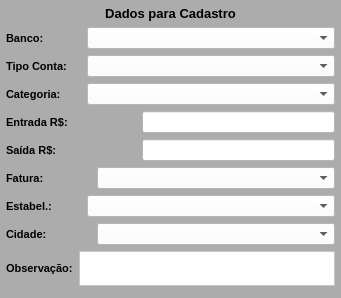
           <widget class="QWidget" name="widget_5" native="true">
            <property name="cursor">
             <cursorShape>ArrowCursor</cursorShape>
            </property>
            <property name="styleSheet">
             <string notr="true">background-color: rgb(172, 172, 172);</string>
            </property>
            <layout class="QVBoxLayout" name="verticalLayout_2">
             <property name="spacing">
              <number>6</number>
             </property>
             <property name="leftMargin">
              <number>6</number>
             </property>
             <property name="topMargin">
              <number>6</number>
             </property>
             <property name="rightMargin">
              <number>6</number>
             </property>
             <property name="bottomMargin">
              <number>6</number>
             </property>
             <item>
              <widget class="QLabel" name="label_titulo_2">
               <property name="maximumSize">
                <size>
                 <width>16777215</width>
                 <height>25</height>
                </size>
               </property>
               <property name="font">
                <font>
                 <pointsize>10</pointsize>
                 <weight>75</weight>
                 <bold>true</bold>
                </font>
               </property>
               <property name="text">
                <string>Dados para Cadastro</string>
               </property>
               <property name="alignment">
                <set>Qt::AlignCenter</set>
               </property>
              </widget>
             </item>
             <item>
              <widget class="QWidget" name="widget_8" native="true">
               <property name="maximumSize">
                <size>
                 <width>16777215</width>
                 <height>25</height>
                </size>
               </property>
               <layout class="QHBoxLayout" name="horizontalLayout_3">
                <property name="leftMargin">
                 <number>0</number>
                </property>
                <property name="topMargin">
                 <number>0</number>
                </property>
                <property name="rightMargin">
                 <number>0</number>
                </property>
                <property name="bottomMargin">
                 <number>0</number>
                </property>
                <item>
                 <widget class="QLabel" name="label_16">
                  <property name="minimumSize">
                   <size>
                    <width>0</width>
                    <height>0</height>
                   </size>
                  </property>
                  <property name="maximumSize">
                   <size>
                    <width>75</width>
                    <height>16777215</height>
                   </size>
                  </property>
                  <property name="font">
                   <font>
                    <pointsize>8</pointsize>
                    <weight>75</weight>
                    <bold>true</bold>
                   </font>
                  </property>
                  <property name="text">
                   <string>Banco:</string>
                  </property>
                 </widget>
                </item>
                <item>
                 <widget class="QComboBox" name="combo_Banco">
                  <property name="sizePolicy">
                   <sizepolicy hsizetype="Preferred" vsizetype="Preferred">
                    <horstretch>0</horstretch>
                    <verstretch>0</verstretch>
                   </sizepolicy>
                  </property>
                  <property name="minimumSize">
                   <size>
                    <width>0</width>
                    <height>0</height>
                   </size>
                  </property>
                  <property name="maximumSize">
                   <size>
                    <width>16777215</width>
                    <height>16777215</height>
                   </size>
                  </property>
                  <property name="font">
                   <font>
                    <pointsize>8</pointsize>
                    <weight>50</weight>
                    <bold>false</bold>
                   </font>
                  </property>
                  <property name="styleSheet">
                   <string notr="true">background-color: rgb(255, 255, 255);</string>
                  </property>
                  <item>
                   <property name="text">
                    <string/>
                   </property>
                  </item>
                 </widget>
                </item>
               </layout>
              </widget>
             </item>
             <item>
              <widget class="QWidget" name="widget_9" native="true">
               <property name="maximumSize">
                <size>
                 <width>16777215</width>
                 <height>25</height>
                </size>
               </property>
               <layout class="QHBoxLayout" name="horizontalLayout_4">
                <property name="leftMargin">
                 <number>0</number>
                </property>
                <property name="topMargin">
                 <number>0</number>
                </property>
                <property name="rightMargin">
                 <number>0</number>
                </property>
                <property name="bottomMargin">
                 <number>0</number>
                </property>
                <item>
                 <widget class="QLabel" name="label_10">
                  <property name="minimumSize">
                   <size>
                    <width>0</width>
                    <height>0</height>
                   </size>
                  </property>
                  <property name="maximumSize">
                   <size>
                    <width>75</width>
                    <height>16777215</height>
                   </size>
                  </property>
                  <property name="font">
                   <font>
                    <pointsize>8</pointsize>
                    <weight>75</weight>
                    <bold>true</bold>
                   </font>
                  </property>
                  <property name="text">
                   <string>Tipo Conta:</string>
                  </property>
                 </widget>
                </item>
                <item>
                 <widget class="QComboBox" name="combo_Tipo">
                  <property name="sizePolicy">
                   <sizepolicy hsizetype="Preferred" vsizetype="Preferred">
                    <horstretch>0</horstretch>
                    <verstretch>0</verstretch>
                   </sizepolicy>
                  </property>
                  <property name="minimumSize">
                   <size>
                    <width>0</width>
                    <height>0</height>
                   </size>
                  </property>
                  <property name="maximumSize">
                   <size>
                    <width>16777215</width>
                    <height>16777215</height>
                   </size>
                  </property>
                  <property name="font">
                   <font>
                    <pointsize>8</pointsize>
                    <weight>50</weight>
                    <bold>false</bold>
                   </font>
                  </property>
                  <property name="styleSheet">
                   <string notr="true">background-color: rgb(255, 255, 255);</string>
                  </property>
                  <item>
                   <property name="text">
                    <string/>
                   </property>
                  </item>
                 </widget>
                </item>
               </layout>
              </widget>
             </item>
             <item>
              <widget class="QWidget" name="widget_11" native="true">
               <property name="maximumSize">
                <size>
                 <width>16777215</width>
                 <height>25</height>
                </size>
               </property>
               <layout class="QHBoxLayout" name="horizontalLayout_6">
                <property name="leftMargin">
                 <number>0</number>
                </property>
                <property name="topMargin">
                 <number>0</number>
                </property>
                <property name="rightMargin">
                 <number>0</number>
                </property>
                <property name="bottomMargin">
                 <number>0</number>
                </property>
                <item>
                 <widget class="QLabel" name="label_12">
                  <property name="minimumSize">
                   <size>
                    <width>0</width>
                    <height>0</height>
                   </size>
                  </property>
                  <property name="maximumSize">
                   <size>
                    <width>75</width>
                    <height>16777215</height>
                   </size>
                  </property>
                  <property name="font">
                   <font>
                    <pointsize>8</pointsize>
                    <weight>75</weight>
                    <bold>true</bold>
                   </font>
                  </property>
                  <property name="text">
                   <string>Categoria:</string>
                  </property>
                 </widget>
                </item>
                <item>
                 <widget class="QComboBox" name="combo_Categoria">
                  <property name="sizePolicy">
                   <sizepolicy hsizetype="Preferred" vsizetype="Preferred">
                    <horstretch>0</horstretch>
                    <verstretch>0</verstretch>
                   </sizepolicy>
                  </property>
                  <property name="minimumSize">
                   <size>
                    <width>0</width>
                    <height>0</height>
                   </size>
                  </property>
                  <property name="maximumSize">
                   <size>
                    <width>16777215</width>
                    <height>16777215</height>
                   </size>
                  </property>
                  <property name="font">
                   <font>
                    <pointsize>8</pointsize>
                    <weight>50</weight>
                    <bold>false</bold>
                   </font>
                  </property>
                  <property name="styleSheet">
                   <string notr="true">background-color: rgb(255, 255, 255);</string>
                  </property>
                  <item>
                   <property name="text">
                    <string/>
                   </property>
                  </item>
                 </widget>
                </item>
               </layout>
              </widget>
             </item>
             <item>
              <widget class="QWidget" name="widget_12" native="true">
               <property name="maximumSize">
                <size>
                 <width>16777215</width>
                 <height>25</height>
                </size>
               </property>
               <layout class="QHBoxLayout" name="horizontalLayout_7">
                <property name="leftMargin">
                 <number>0</number>
                </property>
                <property name="topMargin">
                 <number>0</number>
                </property>
                <property name="rightMargin">
                 <number>0</number>
                </property>
                <property name="bottomMargin">
                 <number>0</number>
                </property>
                <item>
                 <widget class="QLabel" name="label_13">
                  <property name="minimumSize">
                   <size>
                    <width>0</width>
                    <height>0</height>
                   </size>
                  </property>
                  <property name="maximumSize">
                   <size>
                    <width>130</width>
                    <height>16777215</height>
                   </size>
                  </property>
                  <property name="font">
                   <font>
                    <pointsize>8</pointsize>
                    <weight>75</weight>
                    <bold>true</bold>
                   </font>
                  </property>
                  <property name="text">
                   <string>Entrada R$:</string>
                  </property>
                 </widget>
                </item>
                <item>
                 <widget class="QLineEdit" name="line_Entrada">
                  <property name="sizePolicy">
                   <sizepolicy hsizetype="Preferred" vsizetype="Preferred">
                    <horstretch>0</horstretch>
                    <verstretch>0</verstretch>
                   </sizepolicy>
                  </property>
                  <property name="minimumSize">
                   <size>
                    <width>0</width>
                    <height>0</height>
                   </size>
                  </property>
                  <property name="maximumSize">
                   <size>
                    <width>16777215</width>
                    <height>16777215</height>
                   </size>
                  </property>
                  <property name="font">
                   <font>
                    <pointsize>8</pointsize>
                    <weight>50</weight>
                    <bold>false</bold>
                   </font>
                  </property>
                  <property name="styleSheet">
                   <string notr="true">background-color: rgb(255, 255, 255);</string>
                  </property>
                  <property name="text">
                   <string/>
                  </property>
                  <property name="alignment">
                   <set>Qt::AlignRight|Qt::AlignTrailing|Qt::AlignVCenter</set>
                  </property>
                 </widget>
                </item>
               </layout>
              </widget>
             </item>
             <item>
              <widget class="QWidget" name="widget_18" native="true">
               <property name="maximumSize">
                <size>
                 <width>16777215</width>
                 <height>25</height>
                </size>
               </property>
               <layout class="QHBoxLayout" name="horizontalLayout_12">
                <property name="leftMargin">
                 <number>0</number>
                </property>
                <property name="topMargin">
                 <number>0</number>
                </property>
                <property name="rightMargin">
                 <number>0</number>
                </property>
                <property name="bottomMargin">
                 <number>0</number>
                </property>
                <item>
                 <widget class="QLabel" name="label_18">
                  <property name="minimumSize">
                   <size>
                    <width>0</width>
                    <height>0</height>
                   </size>
                  </property>
                  <property name="maximumSize">
                   <size>
                    <width>130</width>
                    <height>16777215</height>
                   </size>
                  </property>
                  <property name="font">
                   <font>
                    <pointsize>8</pointsize>
                    <weight>75</weight>
                    <bold>true</bold>
                   </font>
                  </property>
                  <property name="text">
                   <string>Saída R$:</string>
                  </property>
                 </widget>
                </item>
                <item>
                 <widget class="QLineEdit" name="line_Saida">
                  <property name="sizePolicy">
                   <sizepolicy hsizetype="Preferred" vsizetype="Preferred">
                    <horstretch>0</horstretch>
                    <verstretch>0</verstretch>
                   </sizepolicy>
                  </property>
                  <property name="minimumSize">
                   <size>
                    <width>0</width>
                    <height>0</height>
                   </size>
                  </property>
                  <property name="maximumSize">
                   <size>
                    <width>16777215</width>
                    <height>16777215</height>
                   </size>
                  </property>
                  <property name="font">
                   <font>
                    <pointsize>8</pointsize>
                    <weight>50</weight>
                    <bold>false</bold>
                   </font>
                  </property>
                  <property name="styleSheet">
                   <string notr="true">background-color: rgb(255, 255, 255);</string>
                  </property>
                  <property name="text">
                   <string/>
                  </property>
                  <property name="alignment">
                   <set>Qt::AlignRight|Qt::AlignTrailing|Qt::AlignVCenter</set>
                  </property>
                 </widget>
                </item>
               </layout>
              </widget>
             </item>
             <item>
              <widget class="QWidget" name="widget_19" native="true">
               <property name="maximumSize">
                <size>
                 <width>16777215</width>
                 <height>25</height>
                </size>
               </property>
               <layout class="QHBoxLayout" name="horizontalLayout_13">
                <property name="leftMargin">
                 <number>0</number>
                </property>
                <property name="topMargin">
                 <number>0</number>
                </property>
                <property name="rightMargin">
                 <number>0</number>
                </property>
                <property name="bottomMargin">
                 <number>0</number>
                </property>
                <item>
                 <widget class="QLabel" name="label_11">
                  <property name="minimumSize">
                   <size>
                    <width>75</width>
                    <height>0</height>
                   </size>
                  </property>
                  <property name="maximumSize">
                   <size>
                    <width>85</width>
                    <height>16777215</height>
                   </size>
                  </property>
                  <property name="font">
                   <font>
                    <pointsize>8</pointsize>
                    <weight>75</weight>
                    <bold>true</bold>
                   </font>
                  </property>
                  <property name="text">
                   <string>Fatura:</string>
                  </property>
                 </widget>
                </item>
                <item>
                 <widget class="QComboBox" name="combo_Fatura">
                  <property name="sizePolicy">
                   <sizepolicy hsizetype="Preferred" vsizetype="Preferred">
                    <horstretch>0</horstretch>
                    <verstretch>0</verstretch>
                   </sizepolicy>
                  </property>
                  <property name="minimumSize">
                   <size>
                    <width>0</width>
                    <height>0</height>
                   </size>
                  </property>
                  <property name="maximumSize">
                   <size>
                    <width>16777215</width>
                    <height>16777215</height>
                   </size>
                  </property>
                  <property name="font">
                   <font>
                    <pointsize>8</pointsize>
                    <weight>50</weight>
                    <bold>false</bold>
                   </font>
                  </property>
                  <property name="styleSheet">
                   <string notr="true">background-color: rgb(255, 255, 255);</string>
                  </property>
                  <item>
                   <property name="text">
                    <string/>
                   </property>
                  </item>
                 </widget>
                </item>
               </layout>
              </widget>
             </item>
             <item>
              <widget class="QWidget" name="widget_13" native="true">
               <property name="maximumSize">
                <size>
                 <width>16777215</width>
                 <height>25</height>
                </size>
               </property>
               <layout class="QHBoxLayout" name="horizontalLayout_8">
                <property name="leftMargin">
                 <number>0</number>
                </property>
                <property name="topMargin">
                 <number>0</number>
                </property>
                <property name="rightMargin">
                 <number>0</number>
                </property>
                <property name="bottomMargin">
                 <number>0</number>
                </property>
                <item>
                 <widget class="QLabel" name="label_14">
                  <property name="minimumSize">
                   <size>
                    <width>0</width>
                    <height>0</height>
                   </size>
                  </property>
                  <property name="maximumSize">
                   <size>
                    <width>75</width>
                    <height>16777215</height>
                   </size>
                  </property>
                  <property name="font">
                   <font>
                    <pointsize>8</pointsize>
                    <weight>75</weight>
                    <bold>true</bold>
                   </font>
                  </property>
                  <property name="text">
                   <string>Estabel.:</string>
                  </property>
                 </widget>
                </item>
                <item>
                 <widget class="QComboBox" name="combo_Estab">
                  <property name="sizePolicy">
                   <sizepolicy hsizetype="Preferred" vsizetype="Preferred">
                    <horstretch>0</horstretch>
                    <verstretch>0</verstretch>
                   </sizepolicy>
                  </property>
                  <property name="minimumSize">
                   <size>
                    <width>0</width>
                    <height>0</height>
                   </size>
                  </property>
                  <property name="maximumSize">
                   <size>
                    <width>16777215</width>
                    <height>16777215</height>
                   </size>
                  </property>
                  <property name="font">
                   <font>
                    <pointsize>8</pointsize>
                    <weight>50</weight>
                    <bold>false</bold>
                   </font>
                  </property>
                  <property name="styleSheet">
                   <string notr="true">background-color: rgb(255, 255, 255);</string>
                  </property>
                  <item>
                   <property name="text">
                    <string/>
                   </property>
                  </item>
                 </widget>
                </item>
               </layout>
              </widget>
             </item>
             <item>
              <widget class="QWidget" name="widget_20" native="true">
               <property name="maximumSize">
                <size>
                 <width>16777215</width>
                 <height>25</height>
                </size>
               </property>
               <layout class="QHBoxLayout" name="horizontalLayout_14">
                <property name="leftMargin">
                 <number>0</number>
                </property>
                <property name="topMargin">
                 <number>0</number>
                </property>
                <property name="rightMargin">
                 <number>0</number>
                </property>
                <property name="bottomMargin">
                 <number>0</number>
                </property>
                <item>
                 <widget class="QLabel" name="label_15">
                  <property name="minimumSize">
                   <size>
                    <width>0</width>
                    <height>0</height>
                   </size>
                  </property>
                  <property name="maximumSize">
                   <size>
                    <width>85</width>
                    <height>16777215</height>
                   </size>
                  </property>
                  <property name="font">
                   <font>
                    <pointsize>8</pointsize>
                    <weight>75</weight>
                    <bold>true</bold>
                   </font>
                  </property>
                  <property name="text">
                   <string>Cidade:</string>
                  </property>
                 </widget>
                </item>
                <item>
                 <widget class="QComboBox" name="combo_Cidade">
                  <property name="sizePolicy">
                   <sizepolicy hsizetype="Preferred" vsizetype="Preferred">
                    <horstretch>0</horstretch>
                    <verstretch>0</verstretch>
                   </sizepolicy>
                  </property>
                  <property name="minimumSize">
                   <size>
                    <width>0</width>
                    <height>0</height>
                   </size>
                  </property>
                  <property name="maximumSize">
                   <size>
                    <width>16777215</width>
                    <height>16777215</height>
                   </size>
                  </property>
                  <property name="font">
                   <font>
                    <pointsize>8</pointsize>
                    <weight>50</weight>
                    <bold>false</bold>
                   </font>
                  </property>
                  <property name="styleSheet">
                   <string notr="true">background-color: rgb(255, 255, 255);</string>
                  </property>
                  <item>
                   <property name="text">
                    <string/>
                   </property>
                  </item>
                 </widget>
                </item>
               </layout>
              </widget>
             </item>
             <item>
              <widget class="QWidget" name="widget_14" native="true">
               <property name="maximumSize">
                <size>
                 <width>16777215</width>
                 <height>35</height>
                </size>
               </property>
               <layout class="QHBoxLayout" name="horizontalLayout_9">
                <property name="leftMargin">
                 <number>0</number>
                </property>
                <property name="topMargin">
                 <number>0</number>
                </property>
                <property name="rightMargin">
                 <number>0</number>
                </property>
                <property name="bottomMargin">
                 <number>0</number>
                </property>
                <item>
                 <widget class="QLabel" name="label_28">
                  <property name="font">
                   <font>
                    <pointsize>8</pointsize>
                    <weight>75</weight>
                    <bold>true</bold>
                   </font>
                  </property>
                  <property name="text">
                   <string>Observação:</string>
                  </property>
                  <property name="alignment">
                   <set>Qt::AlignLeading|Qt::AlignLeft|Qt::AlignVCenter</set>
                  </property>
                 </widget>
                </item>
                <item>
                 <widget class="QPlainTextEdit" name="plain_Obs">
                  <property name="sizePolicy">
                   <sizepolicy hsizetype="Preferred" vsizetype="Preferred">
                    <horstretch>0</horstretch>
                    <verstretch>0</verstretch>
                   </sizepolicy>
                  </property>
                  <property name="minimumSize">
                   <size>
                    <width>0</width>
                    <height>0</height>
                   </size>
                  </property>
                  <property name="maximumSize">
                   <size>
                    <width>16777215</width>
                    <height>100</height>
                   </size>
                  </property>
                  <property name="font">
                   <font>
                    <pointsize>8</pointsize>
                   </font>
                  </property>
                  <property name="styleSheet">
                   <string notr="true">background-color: rgb(255, 255, 255);</string>
                  </property>
                 </widget>
                </item>
               </layout>
              </widget>
             </item>
             <item>
              <widget class="QWidget" name="widget_7" native="true"/>
             </item>
            </layout>
           </widget>
